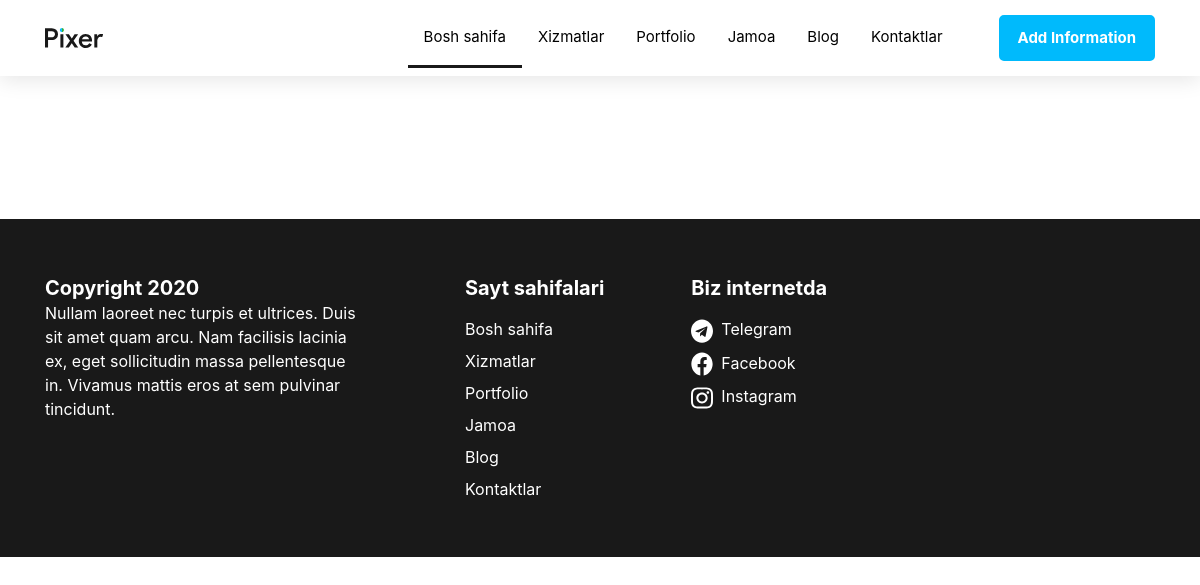
The app's page /graphic_designer, older data.
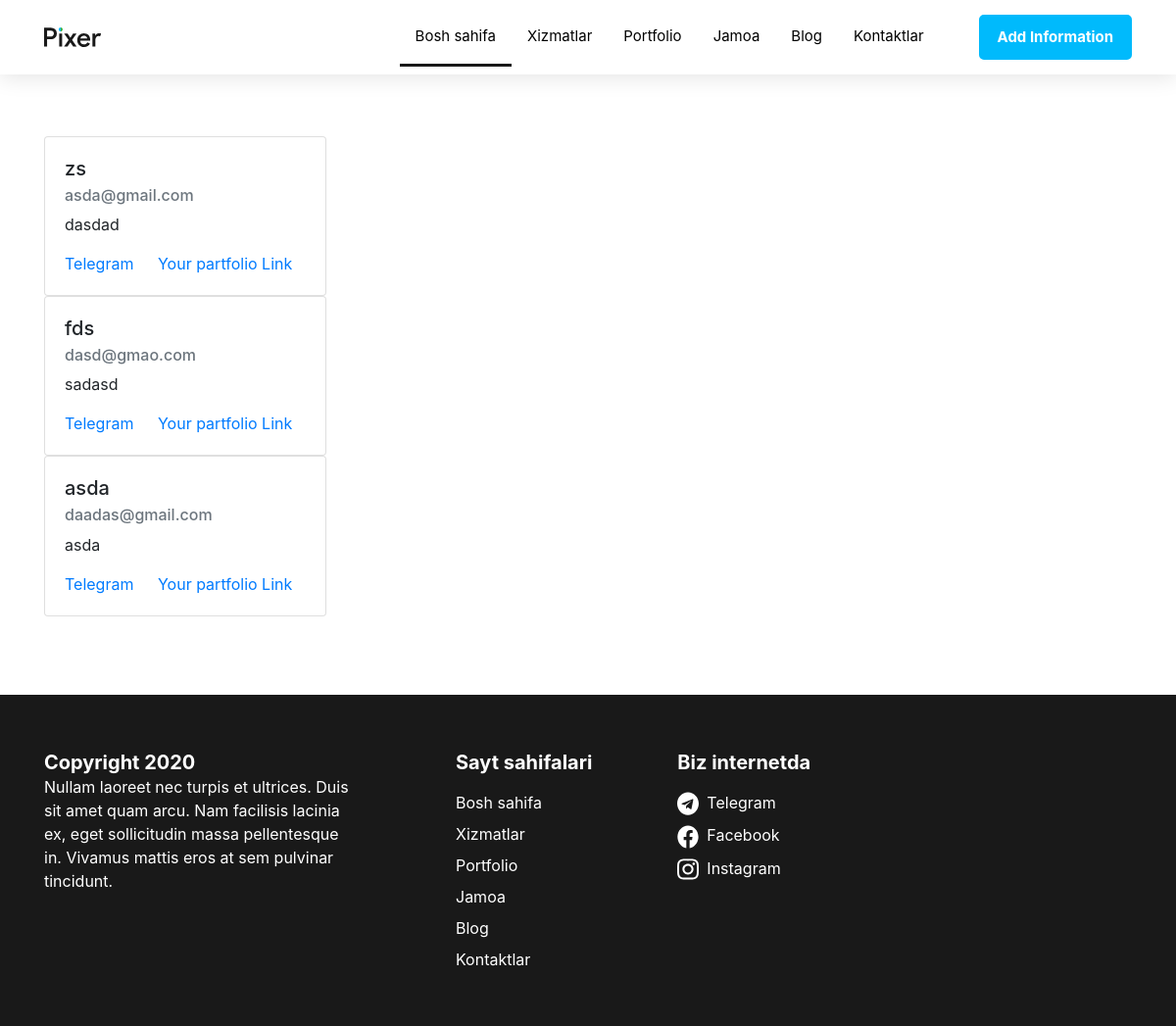
The same page, newer data.
### users/models.py (models this page shows, shortened)
class GraphicDesignerUsersModel(models.Model):
    name = models.CharField(max_length=225)
    description = models.CharField(max_length=225)
    email = models.EmailField()
    phone_number = models.CharField(max_length=50)
    telegram_link = models.URLField()
    part_link = models.URLField()
    class Meta:
        verbose_name = 'user'
        verbose_name_plural = 'users'

### users/views.py (the view)
def graphic_view(request):
    graphic = GraphicDesignerUsersModel.objects.all()
    context = {
        'graphic': graphic
    }
    return render(request, 'graphic-designer.html', context=context)

### templates/graphic-designer.html (shortened to what the changed rows need)
{% load static %}
<!DOCTYPE html>
<html lang="en">
<head>
    <link rel="stylesheet" href="{% static '/main.css' %}">
    <link rel="stylesheet" href="https://cdn.jsdelivr.net/npm/bootstrap@4.3.1/dist/css/bootstrap.min.css">
</head>
<body>
    <section class="intro">
            <div class="container">
               {% for graphic in graphic %}
    <div class="card" style="width: 18rem;">
  <div class="card-body">
    <h5 class="card-title">{{ graphic.name }}</h5>
    <h6 class="card-subtitle mb-2 text-muted"><a>{{ graphic.email }}</a></h6>
    <p class="card-text">{{ graphic.description }}</p>
    <a href="{{ graphic.telegram_link }}" class="card-link">Telegram</a>
    <a href="{{ graphic.part_link }}" class="card-link">Your partfolio Link</a>
  </div>
</div>
    {% endfor %}
            </div>
        </section>
</body>
</html>

Row changes from the older to the newer data that the page shows:
added GraphicDesignerUsersModel: name "zs", email "asda@gmail.com", description "dasdad"
added GraphicDesignerUsersModel: name "fds", email "dasd@gmao.com", description "sadasd"
added GraphicDesignerUsersModel: name "asda", email "daadas@gmail.com", description "asda"
